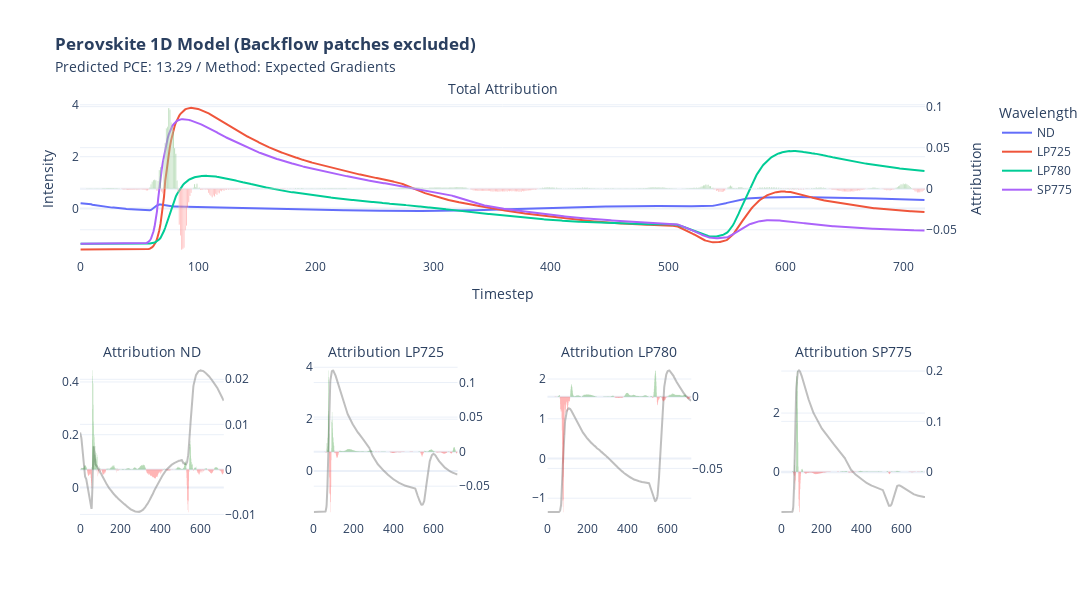

This figure's notebook cell:
### Code cell
import plotly.graph_objects as go

def format_title(title, subtitle=None, subtitle_font_size=14):
    title = f'<b>{title}</b>'
    if not subtitle:
        return title
    subtitle = f'<span style="font-size: {subtitle_font_size}px;">{subtitle}</span>'
    return f'{title}<br>{subtitle}'

from plotly.subplots import make_subplots

fig = make_subplots(rows=2, 
                    cols=4, 
                    specs=[[{"secondary_y": True, "colspan": 4}, None,None,None],
                           [{"secondary_y": True},{"secondary_y": True},{"secondary_y": True},{"secondary_y": True}]],
                    subplot_titles=(format_title("", "Total Attribution"), format_title("", "Attribution ND"), format_title("", "Attribution LP725"), format_title("", "Attribution LP780"), format_title("", "Attribution SP775"))
                    )

fig.add_trace(go.Scatter(y=x[0], name = "ND"))
fig.add_trace(go.Scatter(y=x[1], name = "LP725"))
fig.add_trace(go.Scatter(y=x[2], name = "LP780"))
fig.add_trace(go.Scatter(y=x[3], name = "SP775"))

fig.add_trace(go.Bar(y=attr_eg.squeeze().sum(axis=0), name = "Attribution",marker_color=np.where(attr_eg.squeeze().sum(axis=0)<0, 'red', 'green'), opacity = 0.5,showlegend=False),secondary_y=True)

fig.update_yaxes(title= "Intensity")
fig.update_yaxes(title_text="Attribution", secondary_y=True)
fig.update_xaxes(title= "Timestep")

fig.add_trace(go.Scatter(y=x[0], name = "ND",marker_color="grey", opacity = 0.5,showlegend=False), row=2, col=1)
fig.add_trace(go.Bar(y=attr_eg.squeeze()[0],marker_color=np.where(attr_eg.squeeze()[0]<0, 'red', 'green'), opacity = 0.5,showlegend=False,marker_line_width=0),secondary_y=True, row=2, col=1)

fig.update_yaxes(title= None, row=2, col=1)
fig.update_yaxes(title_text=None, secondary_y=True, row=2, col=1)
fig.update_xaxes(title= None, row=2, col=1)

fig.add_trace(go.Scatter(y=x[1], name = "LP725",marker_color="grey", opacity = 0.5,showlegend=False), row=2, col=2)
fig.add_trace(go.Bar(y=attr_eg.squeeze()[1],marker_color=np.where(attr_eg.squeeze()[1]<0, 'red', 'green'), opacity = 0.5,showlegend=False,marker_line_width=0),secondary_y=True, row=2, col=2)

fig.update_yaxes(title= None, row=2, col=2)
fig.update_yaxes(title_text=None, secondary_y=True, row=2, col=2)
fig.update_xaxes(title= None, row=2, col=2)

fig.add_trace(go.Scatter(y=x[2], name = "LP780",marker_color="grey", opacity = 0.5,showlegend=False), row=2, col=3)
fig.add_trace(go.Bar(y=attr_eg.squeeze()[2],marker_color=np.where(attr_eg.squeeze()[2]<0, 'red', 'green'), opacity = 0.5,showlegend=False,marker_line_width=0),secondary_y=True, row=2, col=3)

fig.update_yaxes(title= None, row=2, col=3)
fig.update_yaxes(title_text=None, secondary_y=True, row=2, col=3)
fig.update_xaxes(title= None, row=2, col=3)

fig.add_trace(go.Scatter(y=x[3], name = "SP775",marker_color="grey", opacity = 0.5,showlegend=False), row=2, col=4)
fig.add_trace(go.Bar(y=attr_eg.squeeze()[3],marker_color=np.where(attr_eg.squeeze()[3]<0, 'red', 'green'), opacity = 0.5,showlegend=False,marker_line_width=0),secondary_y=True, row=2, col=4)

fig.update_yaxes(title= None, row=2, col=4)
fig.update_yaxes(title_text=None, secondary_y=True, row=2, col=4)
fig.update_xaxes(title= None, row=2, col=4)

fig.update_layout(
    title= format_title("Perovskite 1D Model (Backflow patches excluded)", "Predicted PCE: " + str(y) + " / Method: Expected Gradients"),
    legend_title = "Wavelength",
    template = "plotly_white",
    height=600, width=2200
)

fig.show()

### Figure 1 — Plotly figure (JSON) as saved in the notebook; plotly's stock layout.template omitted (floating-point values rounded to 4 significant figures; data arrays with more than 128 entries replaced by an {"elided": "..."} marker saying what was removed)
{"data": [{"name": "ND", "type": "scatter", "y": {"elided": "719 float values"}}, {"name": "LP725", "type": "scatter", "y": {"elided": "719 float values"}}, {"name": "LP780", "type": "scatter", "y": {"elided": "719 float values"}}, {"name": "SP775", "type": "scatter", "y": {"elided": "719 float values"}}, {"marker": {"color": {"elided": "719 str values"}}, "name": "Attribution", "opacity": 0.5, "showlegend": false, "type": "bar", "xaxis": "x", "y": {"elided": "719 float values"}, "yaxis": "y2"}, {"marker": {"color": "grey"}, "name": "ND", "opacity": 0.5, "showlegend": false, "type": "scatter", "xaxis": "x2", "y": {"elided": "719 float values"}, "yaxis": "y3"}, {"marker": {"color": {"elided": "719 str values"}, "line": {"width": 0}}, "opacity": 0.5, "showlegend": false, "type": "bar", "xaxis": "x2", "y": {"elided": "719 float values"}, "yaxis": "y4"}, {"marker": {"color": "grey"}, "name": "LP725", "opacity": 0.5, "showlegend": false, "type": "scatter", "xaxis": "x3", "y": {"elided": "719 float values"}, "yaxis": "y5"}, {"marker": {"color": {"elided": "719 str values"}, "line": {"width": 0}}, "opacity": 0.5, "showlegend": false, "type": "bar", "xaxis": "x3", "y": {"elided": "719 float values"}, "yaxis": "y6"}, {"marker": {"color": "grey"}, "name": "LP780", "opacity": 0.5, "showlegend": false, "type": "scatter", "xaxis": "x4", "y": {"elided": "719 float values"}, "yaxis": "y7"}, {"marker": {"color": {"elided": "719 str values"}, "line": {"width": 0}}, "opacity": 0.5, "showlegend": false, "type": "bar", "xaxis": "x4", "y": {"elided": "719 float values"}, "yaxis": "y8"}, {"marker": {"color": "grey"}, "name": "SP775", "opacity": 0.5, "showlegend": false, "type": "scatter", "xaxis": "x5", "y": {"elided": "719 float values"}, "yaxis": "y9"}, {"marker": {"color": {"elided": "719 str values"}, "line": {"width": 0}}, "opacity": 0.5, "showlegend": false, "type": "bar", "xaxis": "x5", "y": {"elided": "719 float values"}, "yaxis": "y10"}], "layout": {"annotations": [{"font": {"size": 16}, "showarrow": false, "text": "<b></b><br><span style=\"font-size: 14px;\">Total Attribution</span>", "x": 0.47, "xanchor": "center", "xref": "paper", "y": 1, "yanchor": "bottom", "yref": "paper"}, {"font": {"size": 16}, "showarrow": false, "text": "<b></b><br><span style=\"font-size: 14px;\">Attribution ND</span>", "x": 0.08, "xanchor": "center", "xref": "paper", "y": 0.375, "yanchor": "bottom", "yref": "paper"}, {"font": {"size": 16}, "showarrow": false, "text": "<b></b><br><span style=\"font-size: 14px;\">Attribution LP725</span>", "x": 0.34, "xanchor": "center", "xref": "paper", "y": 0.375, "yanchor": "bottom", "yref": "paper"}, {"font": {"size": 16}, "showarrow": false, "text": "<b></b><br><span style=\"font-size: 14px;\">Attribution LP780</span>", "x": 0.6, "xanchor": "center", "xref": "paper", "y": 0.375, "yanchor": "bottom", "yref": "paper"}, {"font": {"size": 16}, "showarrow": false, "text": "<b></b><br><span style=\"font-size: 14px;\">Attribution SP775</span>", "x": 0.86, "xanchor": "center", "xref": "paper", "y": 0.375, "yanchor": "bottom", "yref": "paper"}], "height": 600, "legend": {"title": {"text": "Wavelength"}}, "title": {"text": "<b>Perovskite 1D Model (Backflow patches excluded)</b><br><span style=\"font-size: 14px;\">Predicted PCE: 13.29 / Method: Expected Gradients</span>"}, "width": 2200, "xaxis": {"anchor": "y", "domain": [0, 0.94], "title": {"text": "Timestep"}}, "xaxis2": {"anchor": "y3", "domain": [0, 0.16], "title": {}}, "xaxis3": {"anchor": "y5", "domain": [0.26, 0.42], "title": {}}, "xaxis4": {"anchor": "y7", "domain": [0.52, 0.68], "title": {}}, "xaxis5": {"anchor": "y9", "domain": [0.78, 0.94], "title": {}}, "yaxis": {"anchor": "x", "domain": [0.625, 1], "title": {"text": "Intensity"}}, "yaxis10": {"anchor": "x5", "overlaying": "y9", "side": "right", "title": {}}, "yaxis2": {"anchor": "x", "overlaying": "y", "side": "right", "title": {"text": "Attribution"}}, "yaxis3": {"anchor": "x2", "domain": [0, 0.375], "title": {}}, "yaxis4": {"anchor": "x2", "overlaying": "y3", "side": "right", "title": {}}, "yaxis5": {"anchor": "x3", "domain": [0, 0.375], "title": {}}, "yaxis6": {"anchor": "x3", "overlaying": "y5", "side": "right", "title": {}}, "yaxis7": {"anchor": "x4", "domain": [0, 0.375], "title": {}}, "yaxis8": {"anchor": "x4", "overlaying": "y7", "side": "right", "title": {}}, "yaxis9": {"anchor": "x5", "domain": [0, 0.375], "title": {}}}}
